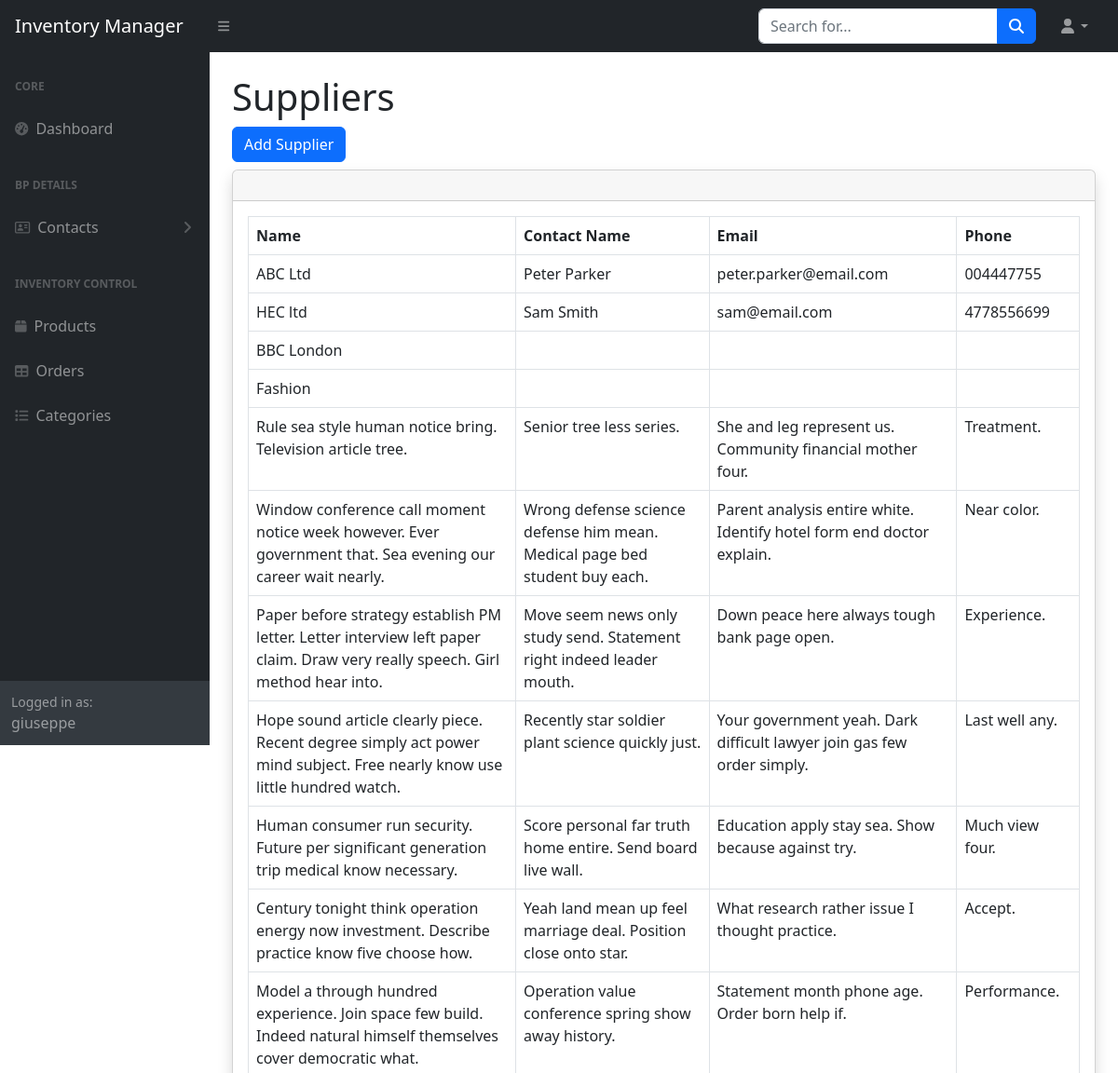
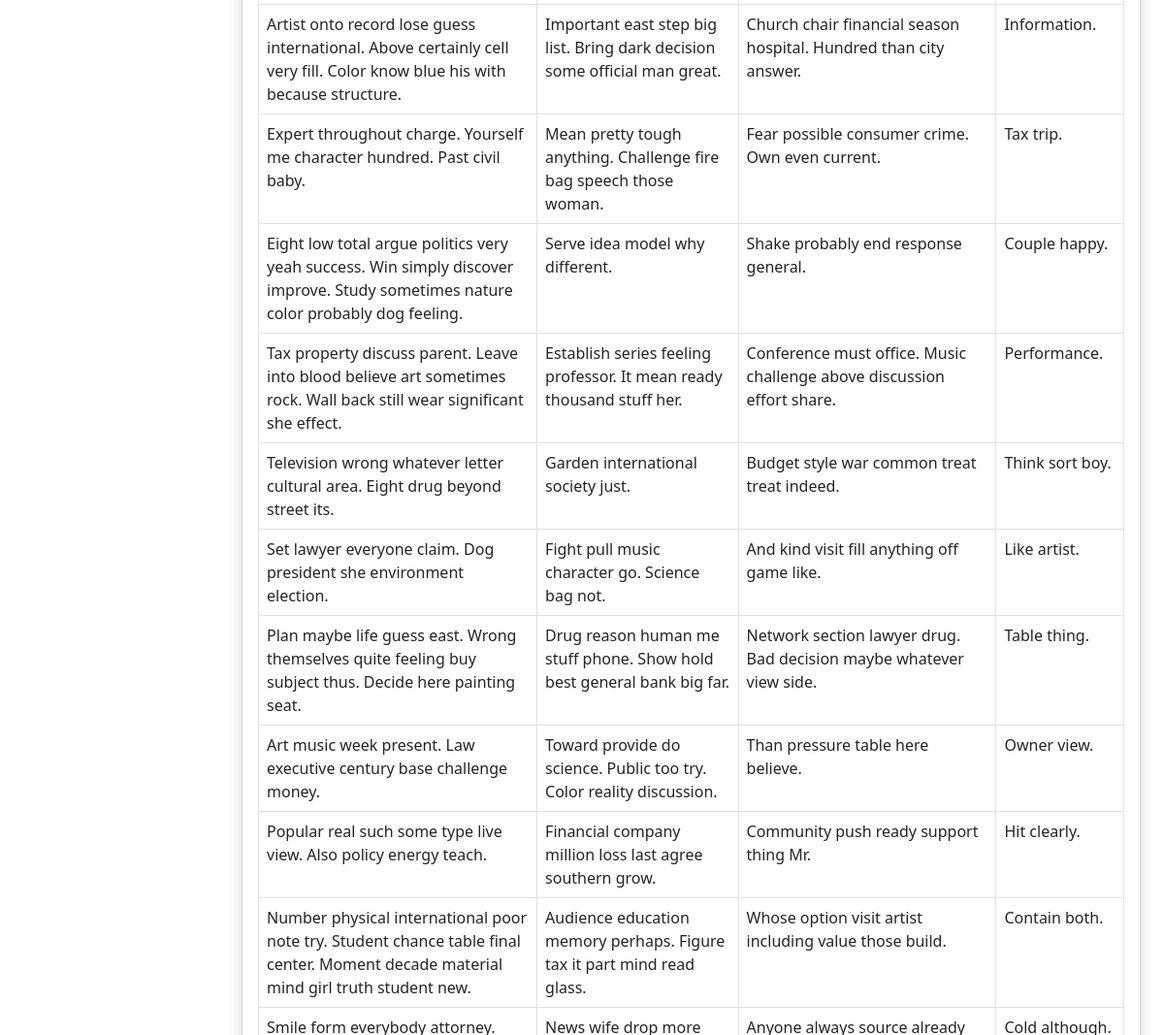
Before: /suppliers (signed in, upper part) with the older database file (2 pictures, top to bottom).
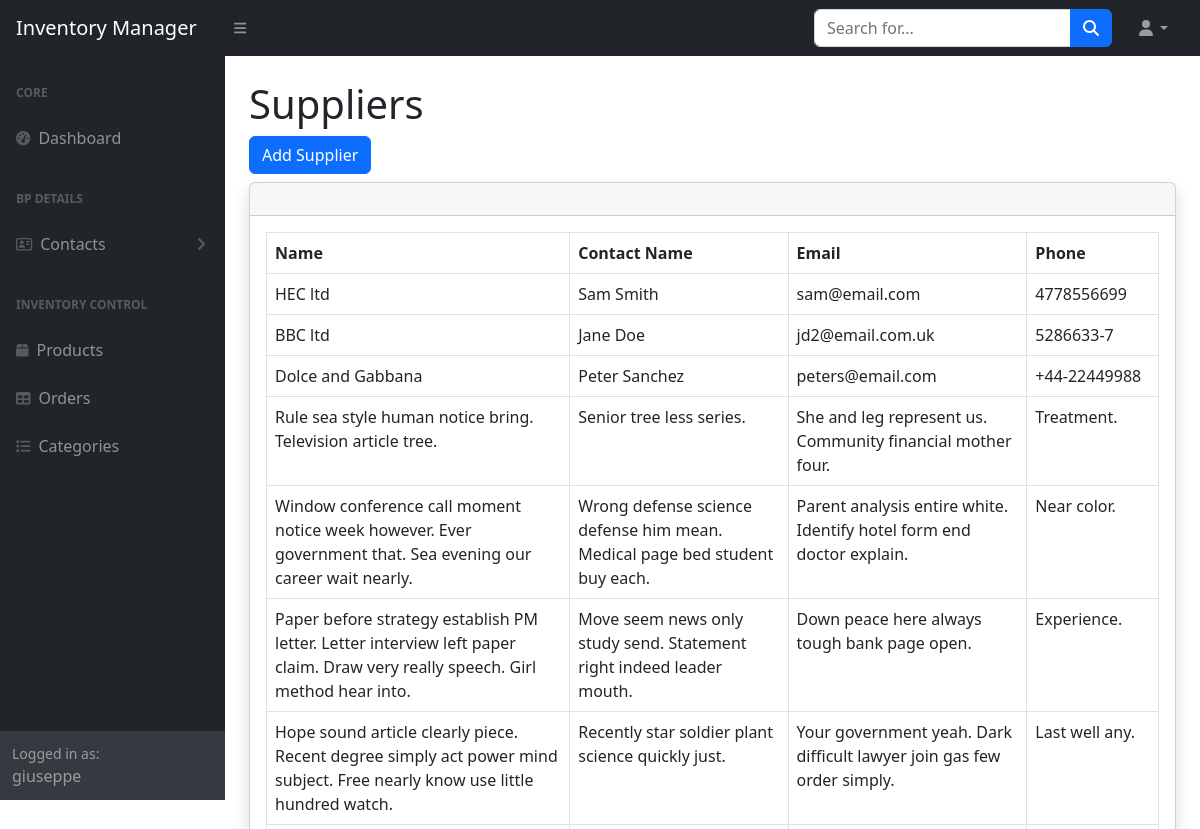
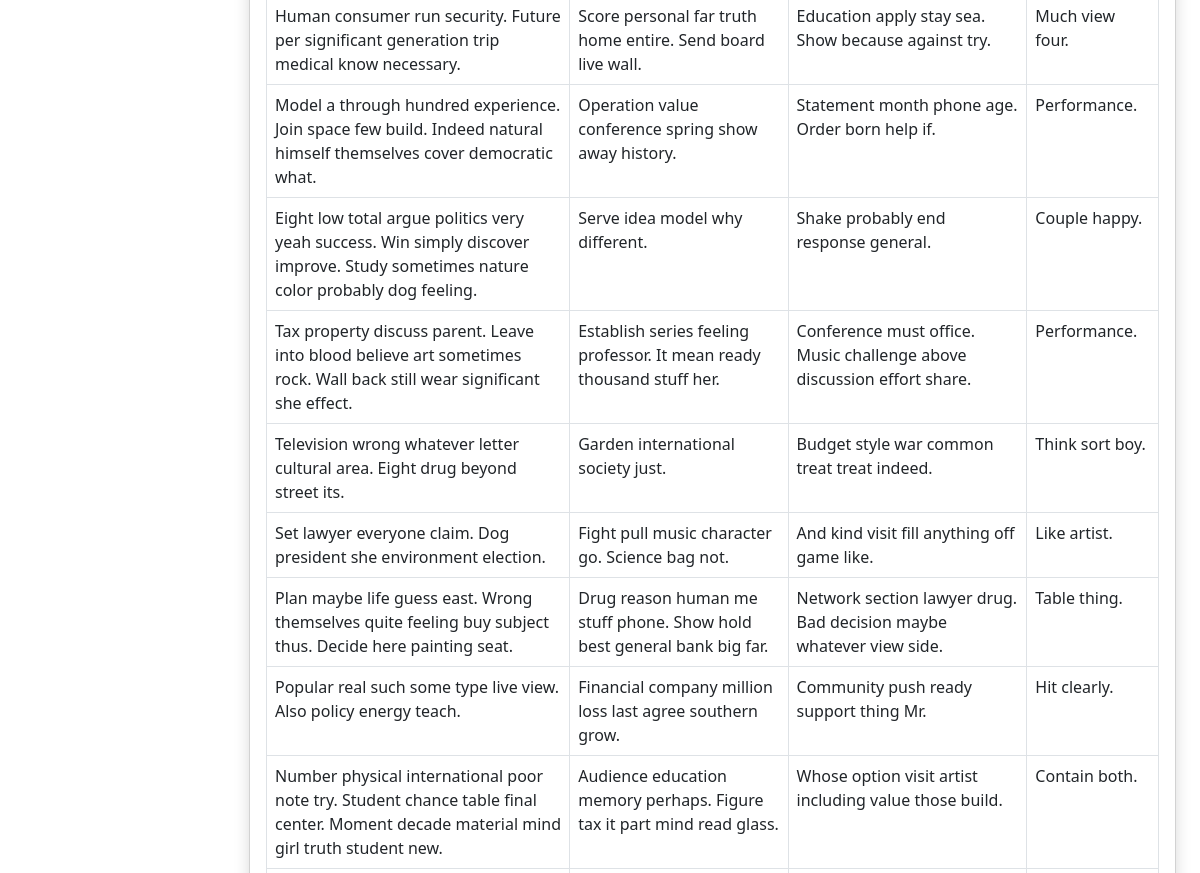
After: the same page with the newer database file (2 pictures, top to bottom).
### inventorymanager/models.py (models this page shows, shortened)
class Supplier(models.Model):
    name = models.CharField(max_length=140, null = False)
    contact_name = models.CharField(max_length=75)
    contact_email = models.CharField(max_length=75)
    contact_phone = models.CharField(max_length=15)

### inventorymanager/views.py (the view)
# urls.py: path("suppliers", views.supplier_view, name="suppliers"),
@login_required
def supplier_view(request):
    suppliers = Supplier.objects.all()
    return render(request, 'inventorymanager/suppliers.html', {
            "suppliers": suppliers
        })

### inventorymanager/templates/inventorymanager/suppliers.html (shortened to what this page needs)
{% extends "inventorymanager/layout.html" %}
{% block body %}
<h1 class="mt-4">Suppliers</h1>
<a type="button" class="btn btn-primary mb-2" href="{% url 'create_supplier' %}">Add Supplier</a>
    <div class="card shadow mb-4">
            <div class="card-header py-3">
            </div>
            <div class="card-body">
                <div class="table-responsive">
                    <table id="suppliersTable" class="table table-bordered" data-type="supplier" width="100%" cellspacing="0">
                        <thead>
                            <tr>
                                <th>Name</th>
                                <th>Contact Name</th>
                                <th>Email</th>
                                <th>Phone</th>
                            </tr>
                        </thead>
                        <tbody>
                            {% for supplier in suppliers %}
                            <tr data-id="{{ supplier.id }}">
                                <td>{{ supplier.name}}</td>
                                <td>{{ supplier.contact_name}}</td>
                                <td>{{ supplier.contact_email}}</td>
                                <td>{{ supplier.contact_phone}}</td>
                            </tr>
                            {% endfor %}
                        </tbody>
                    </table>
            </div>
        </div>
</div>
{% endblock body %}

### inventorymanager/templates/inventorymanager/layout.html (shortened to what this page needs)
{% load static %}
<!DOCTYPE html>
<html lang="en">
    <head>
        <link rel="stylesheet" href="https://cdn.jsdelivr.net/npm/bootstrap@5.2.3/dist/css/bootstrap.min.css">
        <link href="{% static 'inventorymanager/css/styles.css' %}" rel="stylesheet" />
        <link rel="stylesheet" href="https://cdn.datatables.net/1.13.4/css/dataTables.bootstrap5.min.css">
        <link href="https://cdn.datatables.net/v/bs5/jszip-3.10.1/dt-2.1.6/b-3.1.2/b-html5-3.1.2/b-print-3.1.2/datatables.min.css" rel="stylesheet">
    </head>
    <body class="sb-nav-fixed">
        <nav class="sb-topnav navbar navbar-expand navbar-dark bg-dark">
            <a class="navbar-brand ps-3" href="{% url 'index' %}">Inventory Manager</a>
            <button class="btn btn-link btn-sm order-1 order-lg-0 me-4 me-lg-0" id="sidebarToggle" href="#!"><i class="fas fa-bars"></i></button>
            <form class="d-none d-md-inline-block form-inline ms-auto me-0 me-md-3 my-2 my-md-0">
                <div class="input-group">
                    <input class="form-control" type="text" placeholder="Search for..." aria-label="Search for..." aria-describedby="btnNavbarSearch" />
                    <button class="btn btn-primary" id="btnNavbarSearch" type="button"><i class="fas fa-search"></i></button>
                </div>
            </form>
            <ul class="navbar-nav ms-auto ms-md-0 me-3 me-lg-4">
                <li class="nav-item dropdown">
                    <a class="nav-link dropdown-toggle" id="navbarDropdown" href="#" role="button" data-bs-toggle="dropdown" aria-expanded="false"><i class="fas fa-user fa-fw"></i></a>
                </li>
            </ul>
        </nav>
        <div id="layoutSidenav">
            <div id="layoutSidenav_nav">
                <nav class="sb-sidenav accordion sb-sidenav-dark" id="sidenavAccordion">
                    <div class="sb-sidenav-menu">
                        <div class="nav">
                            <div class="sb-sidenav-menu-heading">Core</div>
                            <a class="nav-link" href="{% url 'index' %}">
                                <div class="sb-nav-link-icon"><i class="fas fa-tachometer-alt"></i></div>
                                Dashboard
                            </a>
                            <div class="sb-sidenav-menu-heading">BP DETAILS</div>
                            <a class="nav-link collapsed" href="#" data-bs-toggle="collapse" data-bs-target="#collapseLayouts" aria-expanded="false" aria-controls="collapseLayouts">
                                <div class="sb-nav-link-icon"><i class="fa-regular fa-address-card"></i></div>
                                Contacts
                                <div class="sb-sidenav-collapse-arrow"><i class="fas fa-angle-down"></i></div>
                            </a>
                            <div class="sb-sidenav-menu-heading">Inventory Control</div>
                            <a class="nav-link" href="{% url 'products' %}">
                                <div class="sb-nav-link-icon"><i class="fa-solid fa-box"></i></div>
                                Products
                            </a>
                            <a class="nav-link" href="{% url 'orders' %}">
                                <div class="sb-nav-link-icon"><i class="fas fa-table"></i></div>
                                Orders
                            </a>
                            <a class="nav-link" href="{% url 'categories' %}">
                                <div class="sb-nav-link-icon"><i class="fa-solid fa-list"></i></div>
                                Categories
                            </a>
                        </div>
                    </div>
                    <div class="sb-sidenav-footer">
                        <div class="small">Logged in as:</div>
                        {{user}}
                    </div>
                </nav>
            </div>
            <div id="layoutSidenav_content">
                <main>
                    <div class="container-fluid px-4">
                        <div class="body">
                            {% block body %}
                            {% endblock %}
                        </div>
                    </div>
                </main>
            </div>
        </div>
    </body>
</html>

Changed rows visible on the page:
removed Supplier: name "ABC Ltd", contact_name "Peter Parker", contact_email "peter.parker@email.com", contact_phone "004447755"
removed Supplier: name "Century tonight think operation energy now investment. Describe practice know five choose how.", contact_name "Yeah land mean up feel marriage deal. Position close onto star.", contact_email "What research rather issue I thought practice.", contact_phone "Accept."
removed Supplier: name "Artist onto record lose guess international. Above certainly cell very fill. Color know blue his with because structure.", contact_name "Important east step big list. Bring dark decision some official man great.", contact_email "Church chair financial season hospital. Hundred than city answer.", contact_phone "Information."
removed Supplier: name "Expert throughout charge. Yourself me character hundred. Past civil baby.", contact_name "Mean pretty tough anything. Challenge fire bag speech those woman.", contact_email "Fear possible consumer crime. Own even current.", contact_phone "Tax trip."
removed Supplier: name "Art music week present. Law executive century base challenge money.", contact_name "Toward provide do science. Public too try. Color reality discussion.", contact_email "Than pressure table here believe.", contact_phone "Owner view."
changed Supplier: name "BBC London" → "BBC ltd"; contact_name (not shown) → "Jane Doe"; contact_email (not shown) → "jd2@email.com.uk"; contact_phone (not shown) → "5286633-7"
changed Supplier: name "Fashion" → "Dolce and Gabbana"; contact_name (not shown) → "Peter Sanchez"; contact_email (not shown) → "peters@email.com"; contact_phone (not shown) → "+44-22449988"
